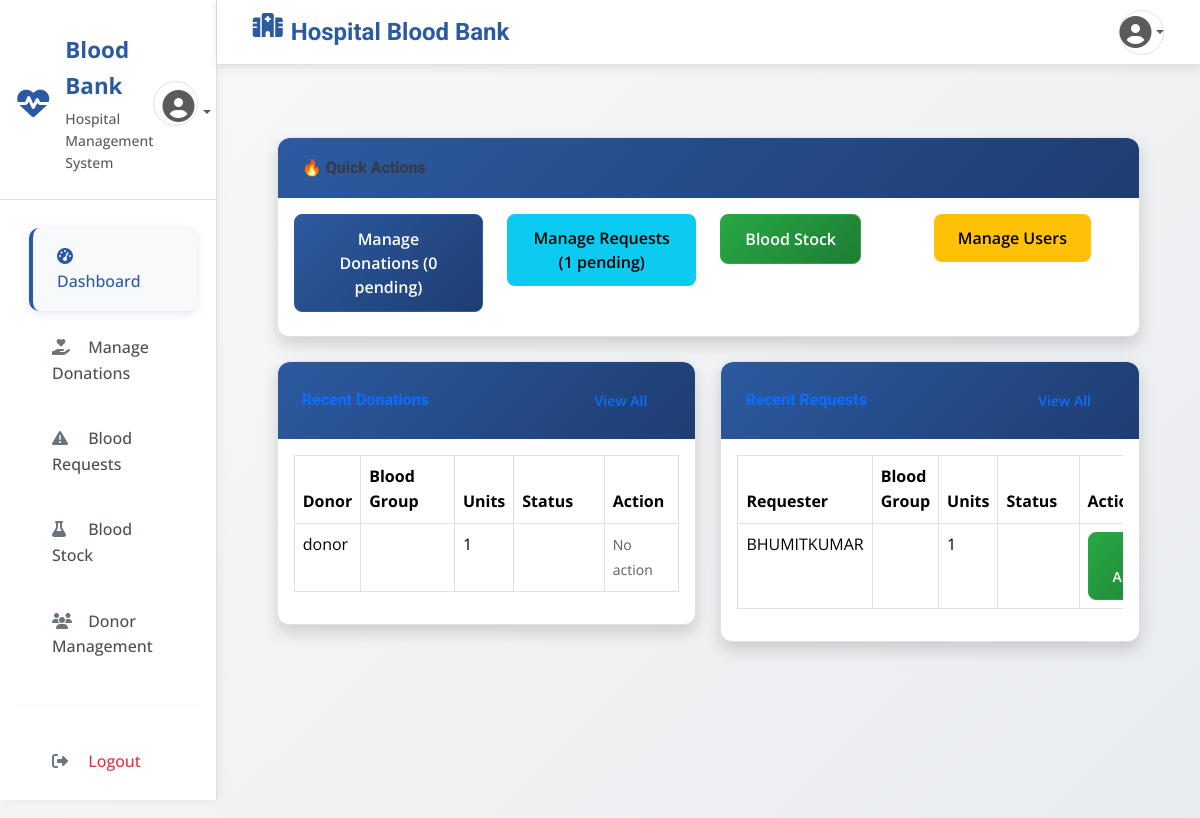
The app's page /hospital-admin/dashboard/ (signed in), older data.
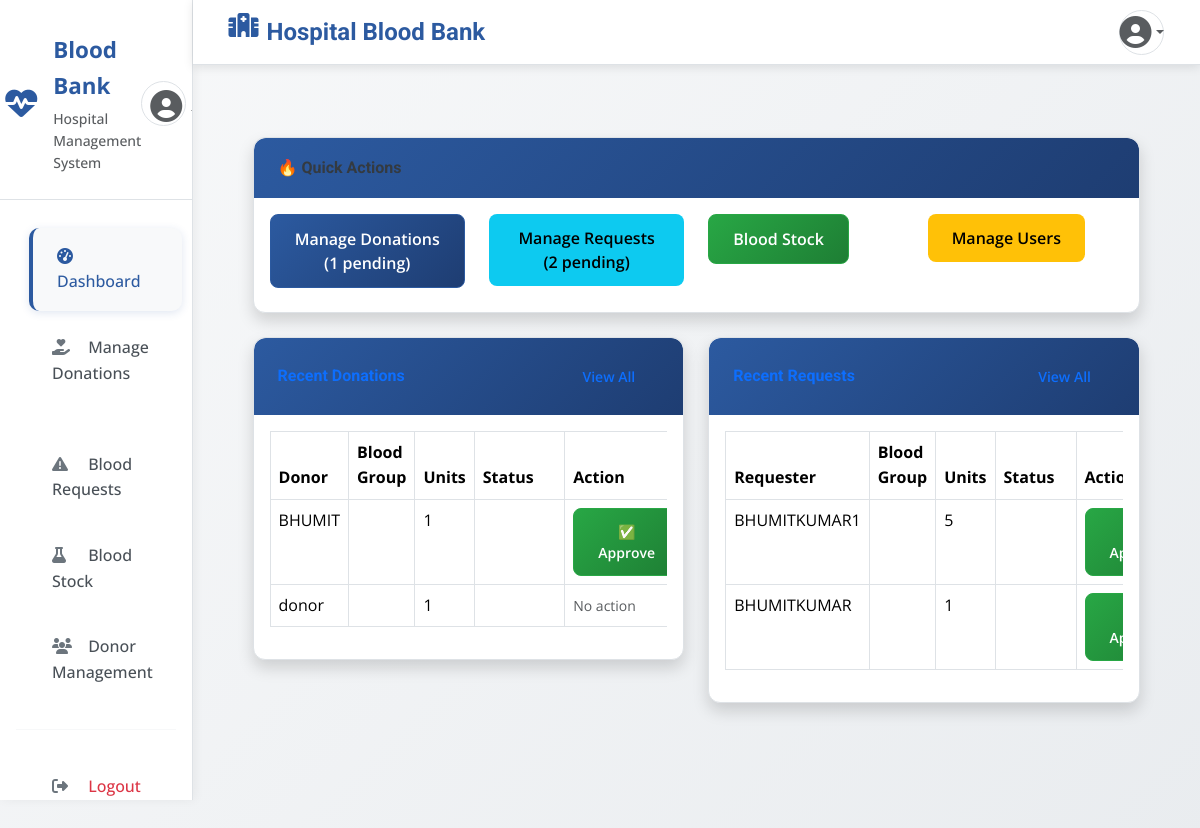
The same page, newer data.
### public_app/models.py (models this page shows, shortened)
class Donation(models.Model):
    donor = models.ForeignKey(CustomUser, on_delete=models.CASCADE, related_name='donations')
    blood_group = models.CharField(max_length=5, choices=BLOOD_GROUPS)
    units = models.IntegerField(default=1)
    city = models.CharField(max_length=100)
    status = models.CharField(max_length=20, choices=STATUS_CHOICES, default='pending')
    donation_date = models.DateField()
    notes = models.TextField(blank=True)
    created_at = models.DateTimeField(auto_now_add=True)
    approved_at = models.DateTimeField(null=True, blank=True)

class CustomUser(AbstractUser):
    role = models.CharField(max_length=20, choices=ROLES, default='donor')
    blood_group = models.CharField(max_length=5, choices=BLOOD_GROUPS, blank=True)
    city = models.CharField(max_length=100, blank=True)
    phone = models.CharField(max_length=15, blank=True)
    profile_image = models.ImageField(upload_to='profiles/', blank=True, null=True)
    is_verified = models.BooleanField(default=False)
    created_at = models.DateTimeField(auto_now_add=True)

class BloodRequest(models.Model):
    requester = models.ForeignKey(CustomUser, on_delete=models.CASCADE, related_name='requests')
    blood_group = models.CharField(max_length=5, choices=BLOOD_GROUPS)
    units_needed = models.IntegerField(default=1)
    patient_name = models.CharField(max_length=100)
    hospital_name = models.CharField(max_length=200)
    city = models.CharField(max_length=100)
    urgency = models.CharField(max_length=20, choices=[('normal','Normal'),('urgent','Urgent'),('critical','Critical')], default='normal')
    status = models.CharField(max_length=20, choices=STATUS_CHOICES, default='pending')
    notes = models.TextField(blank=True)
    required_by = models.DateField()
    created_at = models.DateTimeField(auto_now_add=True)
    approved_at = models.DateTimeField(null=True, blank=True)

### hospital_admin_app/views.py (the view)
    def wrapper(request, *args, **kwargs):
        if not request.user.is_authenticated or request.user.role != 'hospital_admin':
            messages.error(request, 'Access denied. Hospital Admin only.')
            return redirect('login')
        return func(request, *args, **kwargs)

### templates/hospital_admin_app/dashboard.html (shortened to what this page needs)
{% extends 'hospital_admin_app/base.html' %}
{% load static %}
{% block content %}
<div class="container-fluid">
    <div class="row mb-4">
        <div class="col-12">
            <div class="card shadow">
                <div class="card-header bg-primary text-white">
                    <h6 class="m-0">🔥 Quick Actions</h6>
                </div>
                <div class="card-body">
                    <div class="row">
                        <div class="col-md-3">
                            <a href="{% url 'manage_donations' %}" class="btn btn-primary btn-block mb-2">
                                Manage Donations ({{ stats.pending_donations }} pending)
                            </a>
                        </div>
                        <div class="col-md-3">
                            <a href="{% url 'manage_requests' %}" class="btn btn-info btn-block mb-2">
                                Manage Requests ({{ stats.pending_requests }} pending)
                            </a>
                        </div>
                        <div class="col-md-3">
                            <a href="{% url 'blood_stock' %}" class="btn btn-success btn-block mb-2">
                                Blood Stock
                            </a>
                        </div>
                        <div class="col-md-3">
                            <a href="{% url 'manage_users' %}" class="btn btn-warning btn-block mb-2">
                                Manage Users
                            </a>
                        </div>
                    </div>
                </div>
            </div>
        </div>
    </div>
    <div class="row">
        <div class="col-xl-6 col-lg-6 mb-4">
            <div class="card shadow mb-4">
                <div class="card-header py-3 d-flex justify-content-between align-items-center">
                    <h6 class="m-0 font-weight-bold text-primary">Recent Donations</h6>
                    <a href="{% url 'manage_donations' %}" class="btn btn-sm btn-outline-primary">View All</a>
                </div>
                <div class="card-body">
                    {% if recent_donations %}
                        <div class="table-responsive">
                            <table class="table table-bordered" width="100%" cellspacing="0">
                                <thead>
                                    <tr>
                                        <th>Donor</th>
                                        <th>Blood Group</th>
                                        <th>Units</th>
                                        <th>Status</th>
                                        <th>Action</th>
                                    </tr>
                                </thead>
                                <tbody>
                                    {% for donation in recent_donations %}
                                    <tr>
                                        <td>{{ donation.donor.username }}</td>
                                        <td><span class="badge badge-secondary">{{ donation.blood_group }}</span></td>
                                        <td>{{ donation.units }}</td>
                                        <td>
                                            <span class="badge badge-{% if donation.status == 'approved' %}success{% elif donation.status == 'pending' %}warning{% else %}danger{% endif %}">
                                            </span>
                                        </td>
                                        <td>
                                            {% if donation.status == 'pending' %}
                                                <div class="btn-group btn-group-sm" role="group">
                                                    <a href="{% url 'approve_donation' donation.pk %}"
                                                       class="btn btn-success btn-sm"
                                                       onclick="return confirm('Approve this donation?')">
                                                        ✅ Approve
                                                    </a>
                                                </div>
                                            {% else %}
                                                <span class="text-muted small">No action</span>
                                            {% endif %}
                                        </td>
                                    </tr>
                                    {% endfor %}
                                </tbody>
                            </table>
                        </div>
                    {% else %}
                        <p class="text-muted">No recent donations.</p>
                    {% endif %}
                </div>
            </div>
        </div>
        <div class="col-xl-6 col-lg-6 mb-4">
            <div class="card shadow mb-4">
                <div class="card-header py-3 d-flex justify-content-between align-items-center">
                    <h6 class="m-0 font-weight-bold text-primary">Recent Requests</h6>
                    <a href="{% url 'manage_requests' %}" class="btn btn-sm btn-outline-primary">View All</a>
                </div>
                <div class="card-body">
                    {% if recent_requests %}
                        <div class="table-responsive">
                            <table class="table table-bordered" width="100%" cellspacing="0">
                                <thead>
                                    <tr>
                                        <th>Requester</th>
                                        <th>Blood Group</th>
                                        <th>Units</th>
                                        <th>Status</th>
                                        <th>Action</th>
                                    </tr>
                                </thead>
                                <tbody>
                                    {% for request in recent_requests %}
                                    <tr>
                                        <td>{{ request.requester.username }}</td>
                                        <td><span class="badge badge-secondary">{{ request.blood_group }}</span></td>
                                        <td>{{ request.units_needed }}</td>
                                        <td>
                                            <span class="badge badge-{% if request.status == 'approved' %}success{% elif request.status == 'pending' %}warning{% else %}danger{% endif %}">
                                            </span>
                                        </td>
                                        <td>
                                            {% if request.status == 'pending' %}
                                                <div class="btn-group btn-group-sm" role="group">
                                                    <a href="{% url 'approve_request' request.pk %}"
                                                       class="btn btn-success btn-sm"
                                                       onclick="return confirm('Approve this request?')">
                                                        ✅ Approve
                                                    </a>
                                                </div>
                                            {% else %}
                                                <span class="text-muted small">No action</span>
                                            {% endif %}
                                        </td>
                                    </tr>
                                    {% endfor %}
                                </tbody>
                            </table>
                        </div>
                    {% else %}
                        <p class="text-muted">No recent requests.</p>
                    {% endif %}
                </div>
            </div>
        </div>
    </div>
</div>
{% endblock %}

### templates/hospital_admin_app/base.html (shortened to what this page needs)
{% load static %}
<!DOCTYPE html>
<html lang="en">
<head>
    <link href="https://cdn.jsdelivr.net/npm/bootstrap@5.3.2/dist/css/bootstrap.min.css" rel="stylesheet">
    <link rel="stylesheet" href="https://cdnjs.cloudflare.com/ajax/libs/font-awesome/6.4.0/css/all.min.css">
</head>
<body>
    <div class="d-flex">
        <div class="sidebar" id="sidebar">
            <div class="p-0 position-relative">
                <div class="sidebar-brand d-flex align-items-center justify-content-center pb-4 mb-4 position-relative">
                    <i class="fas fa-heartbeat fa-2x text-hospital-primary me-3"></i>
                    <div>
                        <div class="sidebar-brand-text">Blood Bank</div>
                        <div class="small text-muted fw-medium mt-1">Hospital Management System</div>
                    </div>
                    <div class="ms-auto">
                        <div class="dropdown">
                            <a class="btn p-2 dropdown-toggle text-muted" href="#" role="button" data-bs-toggle="dropdown"
                               style="border: 1px solid #dee2e6; border-radius: 50%; width: 45px; height: 45px;">
                                <i class="fas fa-user-circle fa-2x"></i>
                            </a>
                        </div>
                    </div>
                </div>
                <ul class="nav nav-pills flex-column mb-auto px-2">
                    <li class="nav-item">
                        <a class="nav-link active" href="{% url 'admin_dashboard' %}">
                            <i class="fas fa-tachometer-alt"></i>
                            <span>Dashboard</span>
                        </a>
                    </li>
                    <li class="nav-item">
                        <a class="nav-link" href="{% url 'manage_donations' %}">
                            <i class="fas fa-hand-holding-heart"></i>
                            <span>Manage Donations</span>
                        </a>
                    </li>
                    <li class="nav-item">
                        <a class="nav-link" href="{% url 'manage_requests' %}">
                            <i class="fas fa-exclamation-triangle"></i>
                            <span>Blood Requests</span>
                        </a>
                    </li>
                    <li class="nav-item">
                        <a class="nav-link" href="{% url 'blood_stock' %}">
                            <i class="fas fa-flask"></i>
                            <span>Blood Stock</span>
                        </a>
                    </li>
                    <li class="nav-item">
                        <a class="nav-link" href="{% url 'manage_users' %}">
                            <i class="fas fa-users"></i>
                            <span>Donor Management</span>
                        </a>
                    </li>
                </ul>
                <hr class="sidebar-divider">
                <ul class="nav nav-pills flex-column mb-3 px-2">
                    <li class="nav-item">
                        <a class="nav-link text-danger" href="{% url 'logout' %}">
                            <i class="fas fa-sign-out-alt"></i>
                            <span>Logout</span>
                        </a>
                    </li>
                </ul>
            </div>
        </div>
        <div class="flex-grow-1">
            <nav class="navbar navbar-expand-lg navbar-light sticky-top px-4">
                <div class="container-fluid">
                    <a class="navbar-brand d-none d-lg-flex" href="{% url 'admin_dashboard' %}">
                        <i class="fas fa-hospital me-2 text-hospital-primary"></i>
                        Hospital Blood Bank
                    </a>
                    <div class="navbar-nav ms-auto">
                        <div class="nav-item dropdown">
                            <a class="nav-link dropdown-toggle p-2 text-muted" href="#" role="button" data-bs-toggle="dropdown" style="
                                border: 1px solid #dee2e6;
                                border-radius: 50%;
                                width: 45px;
                                height: 45px;
                                display: flex;
                                align-items: center;
                                justify-content: center;
                            ">
                                <i class="fas fa-user-circle fa-2x"></i>
                            </a>
                        </div>
                    </div>
                </div>
            </nav>
            <div class="main-content p-4 p-lg-5">
                {% block content %}{% endblock %}
            </div>
        </div>
    </div>
</body>
</html>

Row changes from the older to the newer data that the page shows:
added Donation: donor.username "BHUMIT", units "1", status "✅ Approve"
added BloodRequest: requester.username "BHUMITKUMAR1", units_needed "5", status "✅ Approve"
Text that changed along with them:
{{ stats.pending_donations }}: "0" → "1"
{{ stats.pending_requests }}: "1" → "2"
